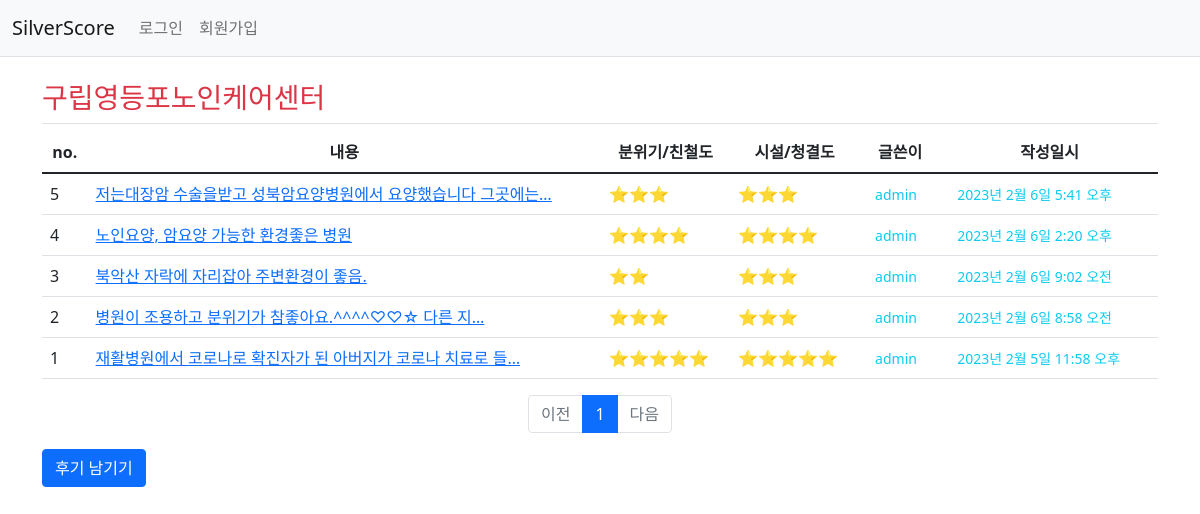
The page /member/review/list/2/ on the database its author committed.
### member/models.py (models this page shows)
class LongTermAdmin(models.Model):
    id = models.AutoField(primary_key=True)
    longTermAdminSym = models.CharField(max_length=11)
    adminPttnCd = models.CharField(max_length=3)
    siDoCd = models.CharField(max_length=2)
    siGunGuCd = models.CharField(max_length=3)
    adminNm = models.CharField(max_length=100)
    ratingCd = models.CharField(max_length=15, blank=True, null=True)
    ratingDate = models.DateField()
    ratingGrade = models.CharField(max_length=1)
    detailAddr = models.CharField(max_length=1000)
    telNo = models.CharField(max_length=18)
    jaehwalCd = models.CharField(max_length=1, blank=True, null=True)
    chimaeCd = models.CharField(max_length=1, blank=True, null=True)
    photo = models.ImageField(upload_to='images/', null=True)
    longTermPeribRgtDt = models.DateField()
    stpRptDt = models.DateField()
    adminCd = models.CharField(max_length=1)
    sidogungucode = models.ForeignKey(SiDoGunGuCode, on_delete=models.CASCADE)
    adminpttncode = models.ForeignKey(AdminPttnCode, on_delete=models.CASCADE)

class Review(models.Model):
    id = models.BigAutoField(primary_key=True)
    amKind = models.SmallIntegerField(default=0)
    faClean = models.SmallIntegerField(default=0)
    content = models.CharField(max_length=500, blank=True)
    createDate = models.DateTimeField()
    modifyDate = models.DateTimeField(null=True, blank=True)
    user = models.ForeignKey(User, on_delete=models.CASCADE)
    longtermadmin = models.ForeignKey(LongTermAdmin, on_delete=models.CASCADE)

### member/views.py (the view)
# urls.py: path('review/list/<int:longtermadmin_id>/', views.review_index, name='review_index'),
def review_index(request, longtermadmin_id):
    longtermadmin = get_object_or_404(LongTermAdmin, pk=longtermadmin_id)
    page = request.GET.get('page', 1)   # 페이지
    review_list = Review.objects.filter(longtermadmin_id=longtermadmin_id).order_by('-createDate')
    paginator = Paginator(review_list, 10)    # 페이지당 10개씩 보여주기
    page_obj = paginator.get_page(page)
    context = {'longtermadmin': longtermadmin, 'review_list': page_obj}
    return render(request, 'member/review_list.html', context)

### member/templatetags/member_filter.py (called while the page is built)
@register.filter
def sub(value, arg):
    return value - arg

### templates/member/review_list.html (shortened to what this page needs)
<!DOCTYPE html>
<html lang="en">
<head>
</head>
<body>
{% extends 'base.html' %}
{% load member_filter %}
{% block content %}
<div class="container my-3">
    <h3 class="border-bottom py-2 text-danger">{{ longtermadmin.adminNm }}</h3>
    <table class="table">
        <thead class="thead-dark">
        <tr class="text-center">
            <th>no.</th>
            <th style="width:46%">내용</th>
            <th>분위기/친철도</th>
            <th>시설/청결도</th>
            <th>글쓴이</th>
            <th>작성일시</th>
        </tr>
        </thead>
        <tbody>
        {% if review_list %}
        {% for review in review_list %}
        <tr class="text-left">
            <td>
                {{ review_list.paginator.count|sub:review_list.start_index|sub:forloop.counter0|add:1 }}
            </td>
            <td class="text-start">
                <a href="{% url 'member:review_detail' review.id %}">{{ review.content|truncatechars:34 }}</a>
            </td>
            <td>{% for i in ""|ljust:review.amKind %}⭐{% endfor %}</td>
            <td>{% for i in ""|ljust:review.faClean %}⭐{% endfor %}</td>
            <td><span class="text-info small mx-2">{{ review.user.username }}</span></td>
            <td><span class="text-info small mx-2">{{ review.createDate }}</span></td>
        </tr>
        {% endfor %}
        {% else %}
        <tr>
            <td colspan="4">후기가 없습니다.</td>
        </tr>
        {% endif %}
        </tbody>
    </table>
    <ul class="pagination justify-content-center">
        {% if review_list.has_previous %}
        <li class="page-item">
            <a class="page-link" href="?page={{ review_list.previous_page_number }}">이전</a>
        </li>
        {% else %}
        <li class="page-item disabled">
            <a class="page-link" tabindex="-1" aria-disabled="true" href="#">이전</a>
        </li>
        {% endif %}
        {% for page_number in review_list.paginator.page_range %}
        {% if page_number >= review_list.number|add:-5 and page_number <= review_list.number|add:5 %}
        {% if page_number == review_list.number %}
        <li class="page-item active" aria-current="page">
            <a class="page-link" href="?page={{ page_number }}">{{ page_number }}</a>
        </li>
        {% else %}
        <li class="page-item">
            <a class="page-link" href="?page={{ page_number }}">{{ page_number }}</a>
        </li>
        {% endif %}
        {% endif %}
        {% endfor %}
        {% if review_list.has_next %}
        <li class="page-item">
            <a class="page-link" href="?page={{ review_list.next_page_number }}">다음</a>
        </li>
        {% else %}
        <li class="page-item disabled">
            <a class="page-link" tabindex="-1" aria-disabled="true" href="#">다음</a>
        </li>
        {% endif %}
    </ul>
    <a href="{% url 'member:review_create' longtermadmin.id %}" class="btn btn-primary">후기 남기기</a>
</div>
{% endblock %}

### rows shown on the page
LongTermAdmin: adminNm "구립영등포노인케어센터"
Review: paginator.count|sub "5", content "저는대장암 수술을받고 성북암요양병원에서 요양했습니다 그곳에는…", amKind 3 (drawn), faClean 3 (drawn), user.username "admin", createDate "2023년 2월 6일 5:41 오후"
Review: paginator.count|sub "4", content "노인요양, 암요양 가능한 환경좋은 병원", amKind 4 (drawn), faClean 4 (drawn), user.username "admin", createDate "2023년 2월 6일 2:20 오후"
Review: paginator.count|sub "3", content "북악산 자락에 자리잡아 주변환경이 좋음.", amKind 2 (drawn), faClean 3 (drawn), user.username "admin", createDate "2023년 2월 6일 9:02 오전"
Review: paginator.count|sub "2", content "병원이 조용하고 분위기가 참좋아요.^^^^♡♡☆ 다른 지…", amKind 3 (drawn), faClean 3 (drawn), user.username "admin", createDate "2023년 2월 6일 8:58 오전"
Review: paginator.count|sub "1", content "재활병원에서 코로나로 확진자가 된 아버지가 코로나 치료로 들…", amKind 5 (drawn), faClean 5 (drawn), user.username "admin", createDate "2023년 2월 5일 11:58 오후"

### other values the page prints
{{ page_number }} "1"
